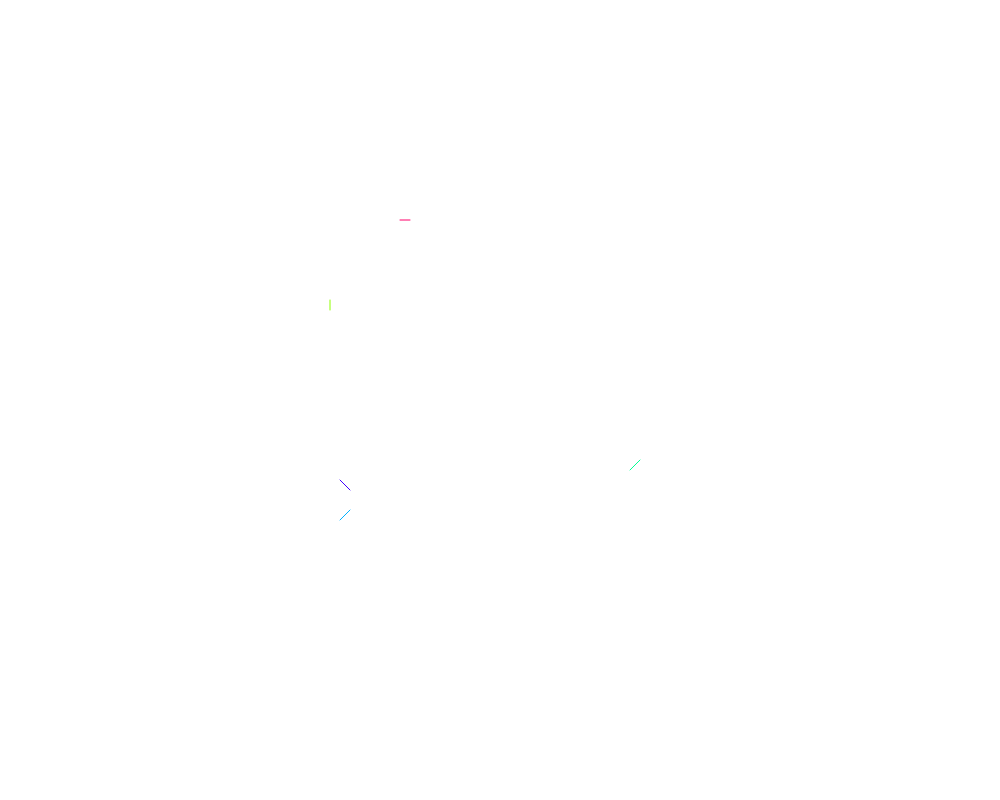
Frame 1 (no input)
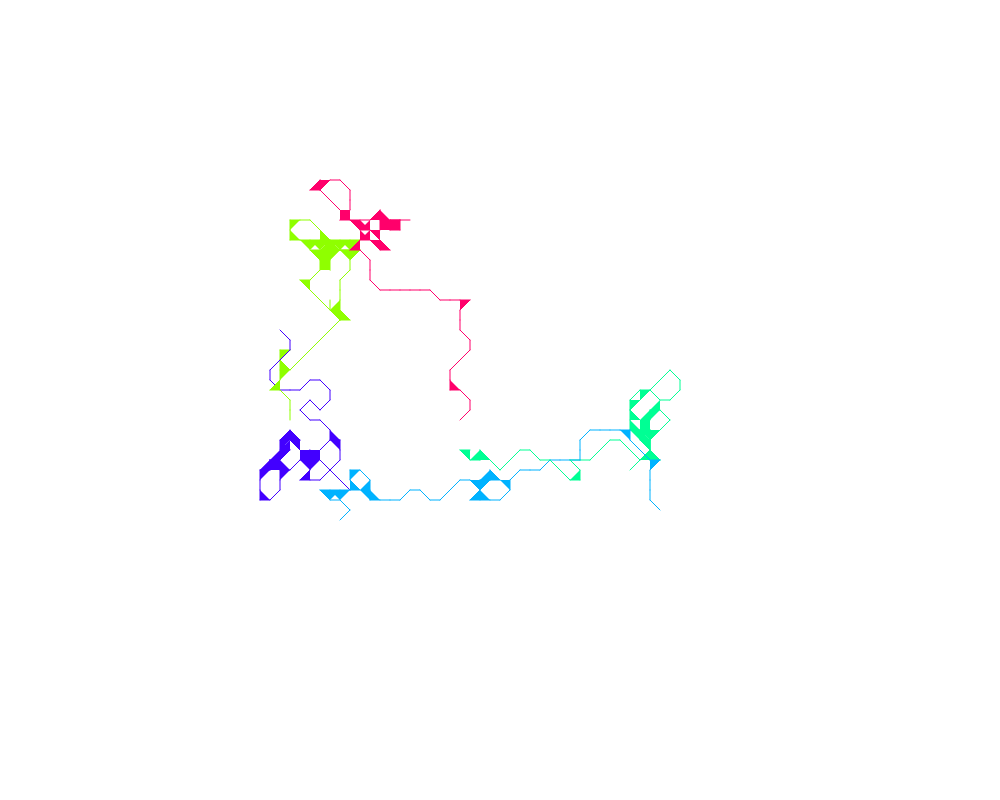
Frame 60 (no input)
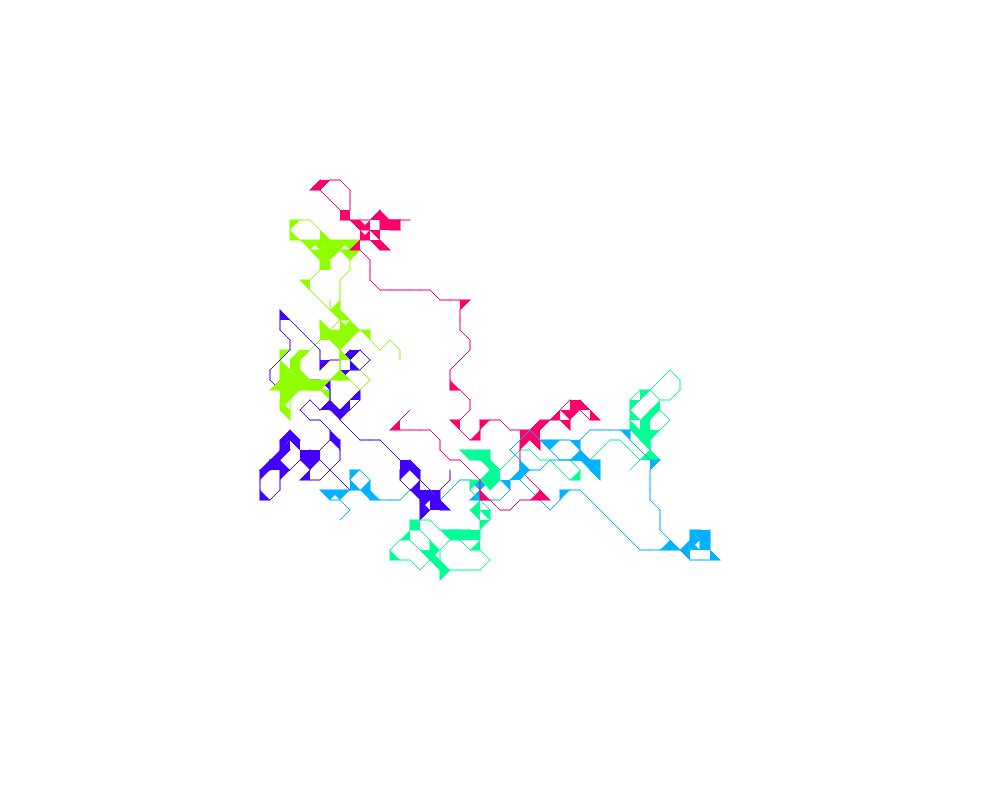
Frame 120 (the mouse pressed at the canvas centre since frame 60)

The p5.js sketch that drew these frames (run headless with seeded random() and noise() and a simulated clock; from frame 60 on, the mouse is pressed at the canvas centre):

// p5.js sketch
// ── sketch.js
"use strict";

var lineX, lineY;
var angleIncrement;
var side;
var xPositions, yPositions, colors, increments;
var numSnakes;
var gridWidth, gridHeight;

var quadrantMap;
var backgroundGrid;

function setup() {
    createCanvas(1000, 800);
    colorMode(HSB, 100);
    frameRate(20);
    background(0, 0, 100);
    stroke(0, 0, 0, 10);

    numSnakes = 5;
    xPositions = [];
    yPositions = [];
    colors = [];
    increments = [];
    angleIncrement = PI/4;
    side = 10;
    gridWidth = Math.floor(width/side);
    gridHeight = Math.floor(height/side);
    backgroundGrid = [];
    for (var i = 0; i < gridWidth; ++i) {
        backgroundGrid[i] = []
        for (var j = 0; j < gridHeight; ++j) {
            backgroundGrid[i][j] = color(0, 0, 100);
            stroke(0, 0, 0, 20);
            noFill();
            //ellipse(i*side, j*side, 5, 5);
        }
    }

    quadrantMap = initQuadrants();;
    
    for (var i = 0; i < numSnakes; i++) {
        colors[i] = color(Math.round(random(0, 100)), 100, 100, 100);
        xPositions[i] = Math.floor(random(gridWidth/4, 3*gridWidth/4));
        yPositions[i] = Math.floor(random(gridHeight/4, 3*gridHeight/4));
        increments[i] = getIncrement(Math.round(random(0, 7)), xPositions[i], yPositions[i], gridWidth, gridHeight, quadrantMap);
    }
    noFill();
}

function draw() {
    for (var i = 0; i < numSnakes; i++) {
        var inside = false;
        while(!inside) {
            increments[i] = getIncrement(increments[i], xPositions[i], yPositions[i], gridWidth, gridHeight, quadrantMap);
            var lineLen;
            var xPos, yPos;
            var angle = angleIncrement*increments[i];
            if (increments[i] % 2 == 0) {
                xPos = xPositions[i] + cos(angle);
                yPos = yPositions[i] + sin(angle);
                
            } else {
                xPos = xPositions[i] + Math.round(cos(angle));
                yPos = yPositions[i] + Math.round(sin(angle));
                
            }
            if (xPos < 2 || xPos > gridWidth-2 || yPos < 2 || yPos > gridHeight-2) {
                inside = false;
            } else {
                inside = true;
            }
        }
        stroke(colors[i]);
        line(side*xPositions[i], side*yPositions[i], side*xPos, side*yPos);
        backgroundGrid[xPos][yPos] = colors[i];
        //noStroke();
        //fill(colors[i]);
        //ellipse(side*xPos, side*yPos, 5, 5);
        checkTriangles(xPositions[i], yPositions[i], xPos, yPos, backgroundGrid, side);
        xPositions[i] = xPos;
        yPositions[i] = yPos;
    }
}

// TODO: fix me up so that I return weighted directions
function getIncrement(prev, lineX, lineY, w, h, quadrantMap) {
    var res;
    var quadrant = getQuadrant(lineX, lineY, w, h);
    var dirs = quadrantMap[quadrant];
    do {
        if (random(0, 1) > 0.4) {
            res = Math.round(random(prev - 1, prev + 1));
        } else {
            res = Math.round(random(0, 8));
        }
        if (quadrant != 5) {
            if (random(0,1) > 0.80) {
                res = Math.round(random(dirs[0], dirs[1]));
            }
        }
    } while ((res-4) == prev || res + 4 == prev);
    return res;
}

function checkTriangles(prevX, prevY, x, y, backgroundGrid, side) {
    // Possible triangles once we have two spots:
    // if x != prevX and y != prevY, then we check x, prevY and prevX, y
    // else we have to check 4 spots
    var fillColor = backgroundGrid[prevX][prevY];
    fill(fillColor);

    if (x != prevX && y != prevY) {
        makeTwoTriangles(x, y, prevX, prevY, x, prevY, prevX, y, backgroundGrid, side);
    } else {
        if (y == prevY) {
            var tempY = y-1;
            if (tempY >= 0) {
                makeTwoTriangles(x, y, prevX, prevY, x, tempY, prevX, tempY, backgroundGrid, side);
            }
            tempY = y+1;
            if (tempY < backgroundGrid[x].length) {
                makeTwoTriangles(x, y, prevX, prevY, x, tempY, prevX, tempY, backgroundGrid, side);
            }
        } else if (x == prevX) {
            var tempX = x-1;
            if (tempX >= 0) {
                makeTwoTriangles(x, y, prevX, prevY, tempX, y, tempX, prevY, backgroundGrid, side);
            }
            tempX = x+1;
            if (tempX < backgroundGrid.length) {
                makeTwoTriangles(x, y, prevX, prevY, tempX, y, tempX, prevY, backgroundGrid, side);
            }
        }
    }
}

function makeTwoTriangles(x1, y1, x2, y2, newX1, newY1, newX2, newY2, backgroundGrid, side) {
    var fillColor = backgroundGrid[x1][y1];
    fill(fillColor);
    noStroke();
    var c1 = backgroundGrid[newX1][newY1];
    var c2 = backgroundGrid[newX2][newY2];
    if (distC(c1, fillColor) <= 1) {
        triangle(x1*side, y1*side, x2*side, y2*side, newX1*side, newY1*side);
    }
    if (distC(c2, fillColor) <= 1) {
        triangle(x1*side, y1*side, x2*side, y2*side, newX2*side, newY2*side);
    }
}

function distC(c1, c2) {
    return dist(red(c1), green(c1), blue(c1), red(c2), green(c2), blue(c2));
}

function initQuadrants() {
    var quadrantMap = []
    quadrantMap[1] = [0, 2];
    quadrantMap[2] = [-2, 2]
    quadrantMap[3] = [-2, 0]
    quadrantMap[4] = [0, 4];
    quadrantMap[5] = [0, 8];
    quadrantMap[6] = [4, 8];
    quadrantMap[7] = [2, 4];
    quadrantMap[8] = [2, 6];
    quadrantMap[9] = [4, 6];
    return quadrantMap;
}

function getQuadrant(x, y, w, h) {
    var quadrant = 5;
    if (x < w/3) {
        if (y < h/3) {
            quadrant = 1;
        } else if (y > 2*h/3) {
            quadrant = 3;
        } else {
            quadrant = 2
        }
    } else if (x > 2*w/3) {
        if (y < h/3) {
            quadrant = 7;
        } else if (y > 2*h/3) {
            quadrant = 9;
        } else {
            quadrant = 8
        }
    } else if (y < h/3) {
        quadrant = 4
    } else if (y > 2*h/3) {
        quadrant = 6;
    }
    return quadrant;
}
